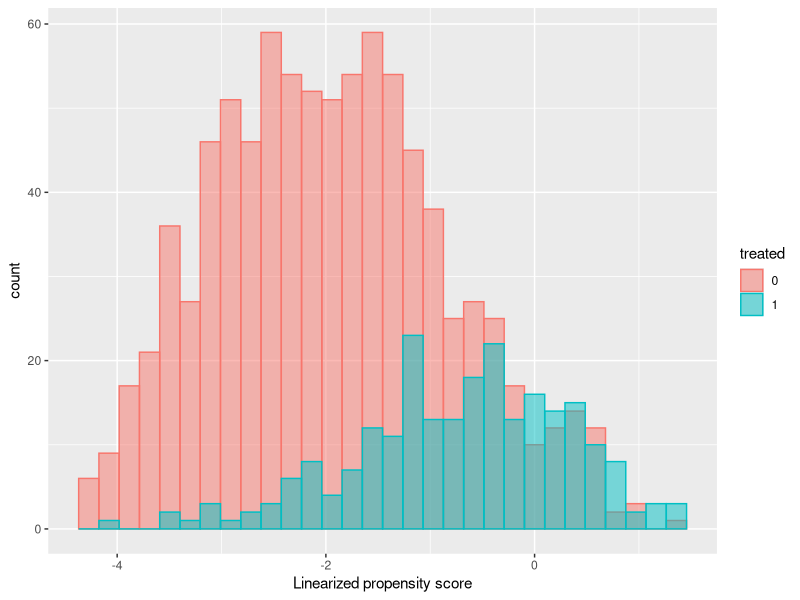
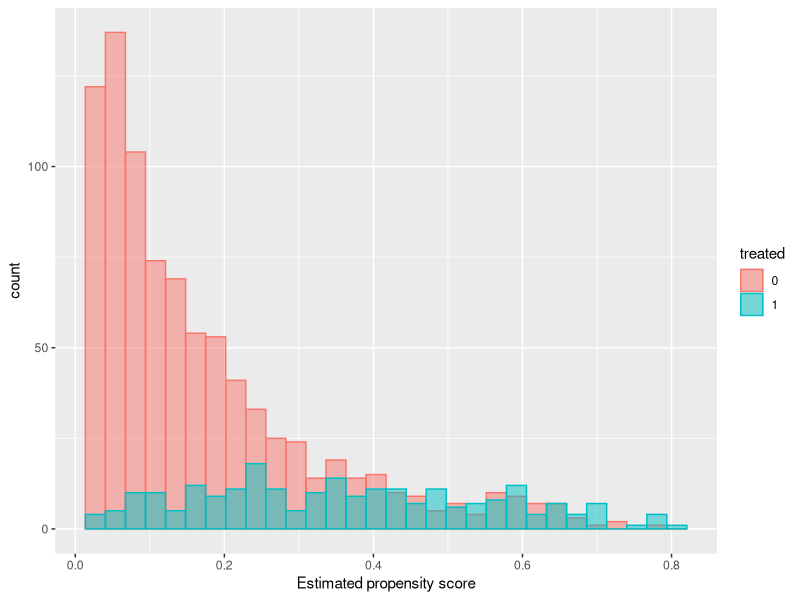
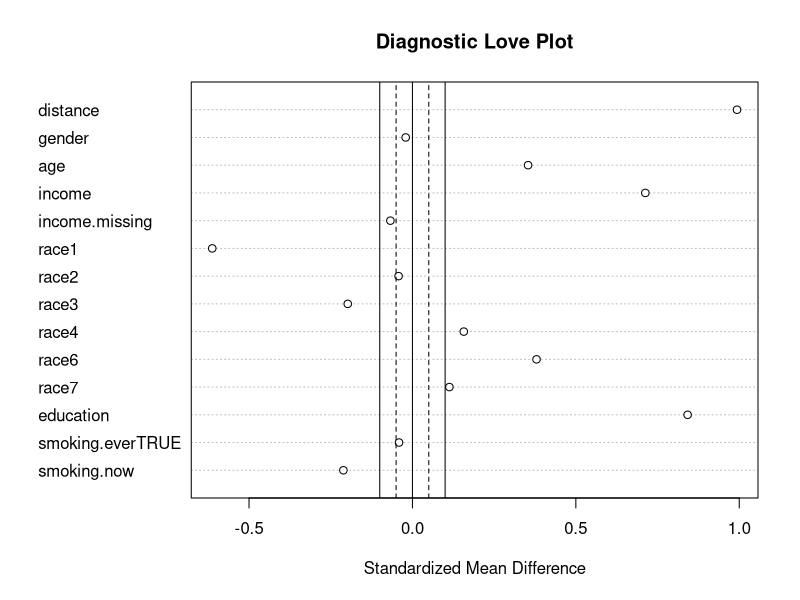
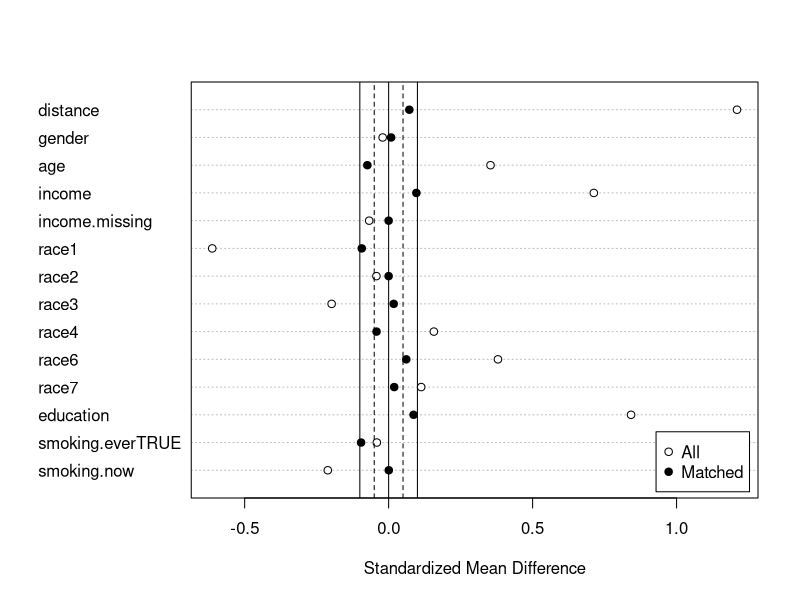

The R script that drew these images, in order: (Note: this script raises an error after producing the figures.)
# Following Example 8

library(MatchIt)
library(tidyverse)
library(ggplot2)

fish <- read_csv("nhanes_fish.csv")

# Cleaning data
fish_clean <- fish %>%
  mutate(high_fish = ifelse(fish.level == "high", 1, 0)) %>%
  mutate(race = as.factor(race)) %>%
  rename(mercury = o.LBXTHG) %>%
  select(mercury, high_fish, gender, age, income, income.missing, race, education,
         smoking.ever, smoking.now)

# Propensity Score Calculation
model <- glm(high_fish ~ ., data = fish_clean[-1], family = "binomial")
eps <- predict(model, type = "response")
lps <- predict(model)

# LPS Histogram
temp.data <- data.frame(lps = lps, treated = as.factor(fish_clean$high_fish))
ggplot(temp.data, aes(x = lps, fill = treated, color = treated)) + 
  geom_histogram(alpha = 0.5, position = "identity") + 
  xlab("Linearized propensity score")

# EPS Histogram
temp.data_eps <- data.frame(eps = eps, treated = as.factor(fish_clean$high_fish))
ggplot(temp.data_eps, aes(x = eps, fill = treated, color = treated)) + 
  geom_histogram(alpha = 0.5, position = "identity") + 
  xlab("Estimated propensity score")

# Covariate Balancing Before matching
m.out0 <- matchit(high_fish ~ gender + age + income + income.missing + race +
                    education + smoking.ever + smoking.now, data = fish_clean,
                  method = NULL, distance = "glm")

summary(m.out0)
plot0 = plot(summary(m.out0), abs = F, main = "Diagnostic Love Plot")
plot0

# Covariate Balancing after Greedy Matching
m.out1 <- matchit(high_fish ~ gender + age + income + income.missing + race +
                    education + smoking.ever + smoking.now, data = fish_clean,
                  estimand = "ATT", 
                  method = "nearest", distance = lps)
summary(m.out1)
plot1 = plot(summary(m.out1), abs = F)
plot1

matched_fish_g <- match_data(m.out1)

# Optimal Matched Covariate Balancing (in this case the result is 
# functionally equivalent to greedy)
m.out2 <- matchit(high_fish ~ gender + age + income + income.missing + race +
                    education + smoking.ever + smoking.now, data = fish_clean,
                  estimand = "ATT", 
                  method = "optimal", distance = lps)
summary(m.out2)
plot2 = plot(summary(m.out2), abs = F, main = "Love Plot after Optimal Matching")
plot2

matched_fish_opt <- match_data(m.out2)





#Neyman's Approach without Regression Adjustment (Pairwise Random Exp.)
m.data <- match.data(m.out2)

tau_hat_vec <- sapply(levels(m.data$subclass), function(sc) {
  treated <- m.data$mercury[m.data$subclass == sc & m.data$high_fish == 1]
  control <- m.data$mercury[m.data$subclass == sc & m.data$high_fish == 0]
  return(treated - control)
})

tau_hat <- mean(tau_hat_vec, na.rm = T)
sd_tau_hat <- sd(tau_hat_vec)/sqrt(length(tau_hat_vec))
print(c(tau_hat, sd_tau_hat))

## 95% CI
print(c(tau_hat- 1.96 * sd_tau_hat, tau_hat + 1.96 * sd_tau_hat))


#Neyman's Approach with Regression Adjustment

## First run a linear regression on the control (remember to remove the treatment assignment variable!)

fit0 <- lm(mercury ~ gender + age + income +
             income.missing + race + education + 
             smoking.ever + smoking.now, 
           data = m.data[m.data$high_fish == 0, -c(2)])

m.data$predicted_y0 <- predict(fit0, m.data)

## Neyman's approach with regression adjustment
## First run a linear regression on the control (remember to remove the treatment assignment variable!)

tau_hat_vec_adjusted <- sapply(levels(m.data$subclass), function(sc) {
  treated <- m.data$mercury[m.data$subclass == sc & m.data$high_fish == 1]
  control <- m.data$mercury[m.data$subclass == sc & m.data$high_fish == 0]
  
  bias <- m.data$predicted_y0[m.data$subclass == sc & m.data$high_fish == 1] - 
    m.data$predicted_y0[m.data$subclass == sc & m.data$high_fish == 0]
  control.adjusted <- control + bias
  
  return(treated - control.adjusted)
})

tau_hat_adjusted <- mean(tau_hat_vec_adjusted)
sd_tau_hat_adjusted <- sd(tau_hat_vec_adjusted)/sqrt(length(tau_hat_vec_adjusted))
print(c(tau_hat_adjusted, sd_tau_hat_adjusted))

## 95% CI
print(c(tau_hat_adjusted - 1.96 * sd_tau_hat_adjusted, tau_hat_adjusted + 1.96 * sd_tau_hat_adjusted))


## Histograms of covariate distributions before and after matching

# Notice that matching greatly improves overlap
# creating a new column with appropriate labels
help <- function(df, label) {
  df2 <- df[, c("age", "income", "high_fish")]
  df2$sample <- label
  df2
}

# defining a new larger object for graphing
hist_dat <- rbind(help(fish_clean, "Original"), help(m.data, "Matched"))
hist_dat$sample <- factor(hist_dat$sample, levels = c("Original", "Matched"))
hist_dat$high_fish  <- factor(hist_dat$high_fish,
                              levels = c(0, 1),
                              labels = c("Control", "Treated"))

ggplot(hist_dat, aes(x = age, fill = high_fish)) +
  geom_histogram(position = "identity", alpha = 0.6) +
  facet_grid(sample ~ .) +
  labs(title = "Age Distributions by Different Procedures (Matching)",
       x = "age", y = "Count")

ggplot(hist_dat, aes(x = income, fill = high_fish)) +
  geom_histogram(position = "identity", alpha = 0.6) +
  facet_grid(sample ~ .) +
  labs(title = "Income Distributions by Different Procedures (Matching)",
       x = "Income", y = "Count")
